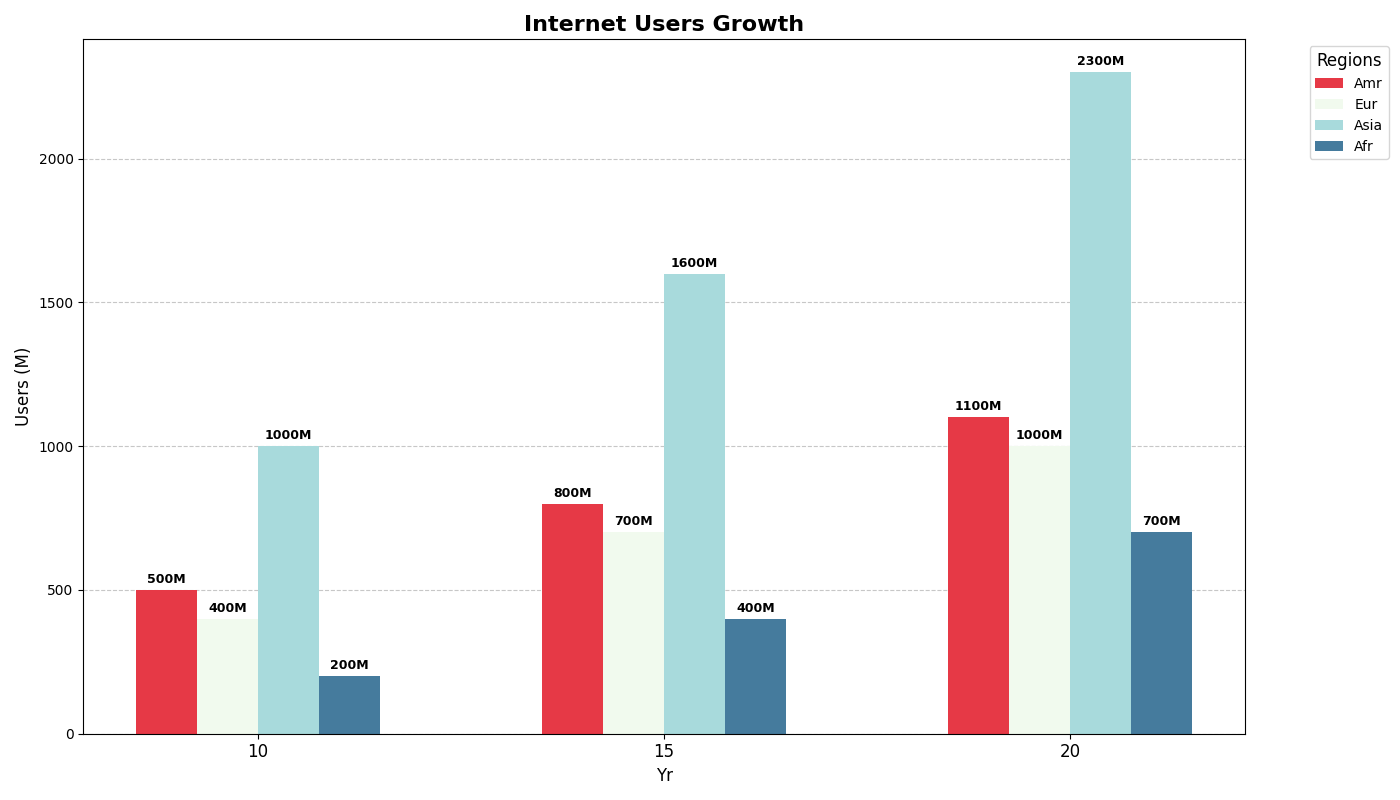

Here is the Python script that generated this plot:
import matplotlib.pyplot as plt
import numpy as np

regions = ['Amr', 'Eur', 'Asia', 'Afr']
years = ['10', '15', '20']

internet_users = [
    [500, 800, 1100],  
    [400, 700, 1000],  
    [1000, 1600, 2300],
    [200, 400, 700] 
]

# New set of colors to use for plotting
colors = ['#e63946', '#f1faee', '#a8dadc', '#457b9d']

fig, ax = plt.subplots(figsize=(14, 8))

bar_width = 0.15
ind = np.arange(len(years))

for i, (region, color) in enumerate(zip(regions, colors)):
    bar_positions = ind + i * bar_width
    bars = ax.bar(bar_positions, internet_users[i], bar_width, color=color, label=region)
    
    for bar in bars:
        height = bar.get_height()
        ax.annotate(f'{height}M',
                    xy=(bar.get_x() + bar.get_width() / 2, height),
                    xytext=(0, 3),
                    textcoords="offset points",
                    ha='center', va='bottom', fontsize=9, fontweight='bold')

ax.set_xlabel('Yr', fontsize=12)
ax.set_xticks(ind + bar_width * (len(regions) - 1) / 2)
ax.set_xticklabels(years, fontsize=12)
ax.set_ylabel('Users (M)', fontsize=12)
ax.set_title('Internet Users Growth', fontsize=16, fontweight='bold')

ax.legend(title='Regions', fontsize=10, title_fontsize='12', bbox_to_anchor=(1.05, 1), loc='upper left')
ax.yaxis.grid(True, linestyle='--', alpha=0.7)
ax.set_axisbelow(True)

plt.tight_layout()
plt.show()
